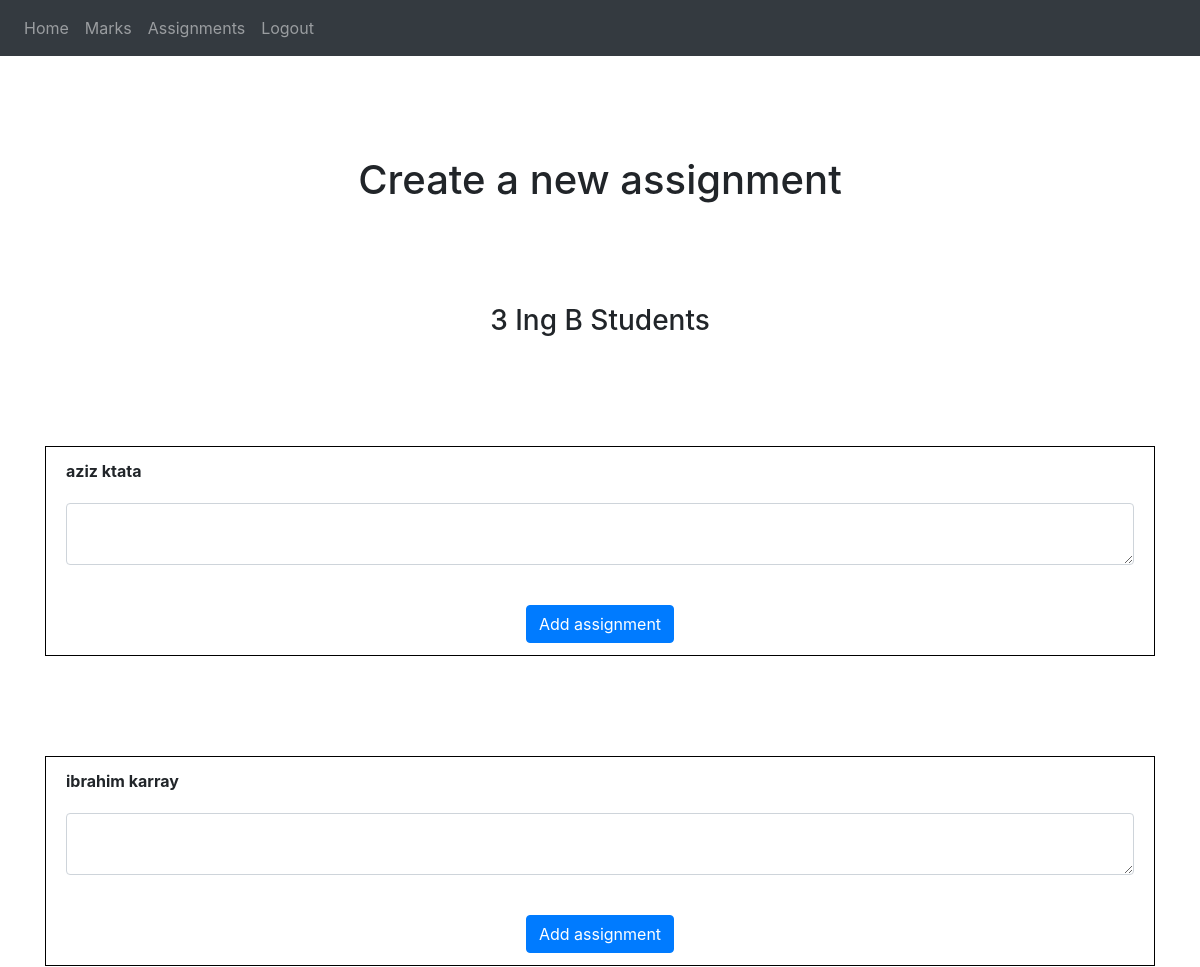
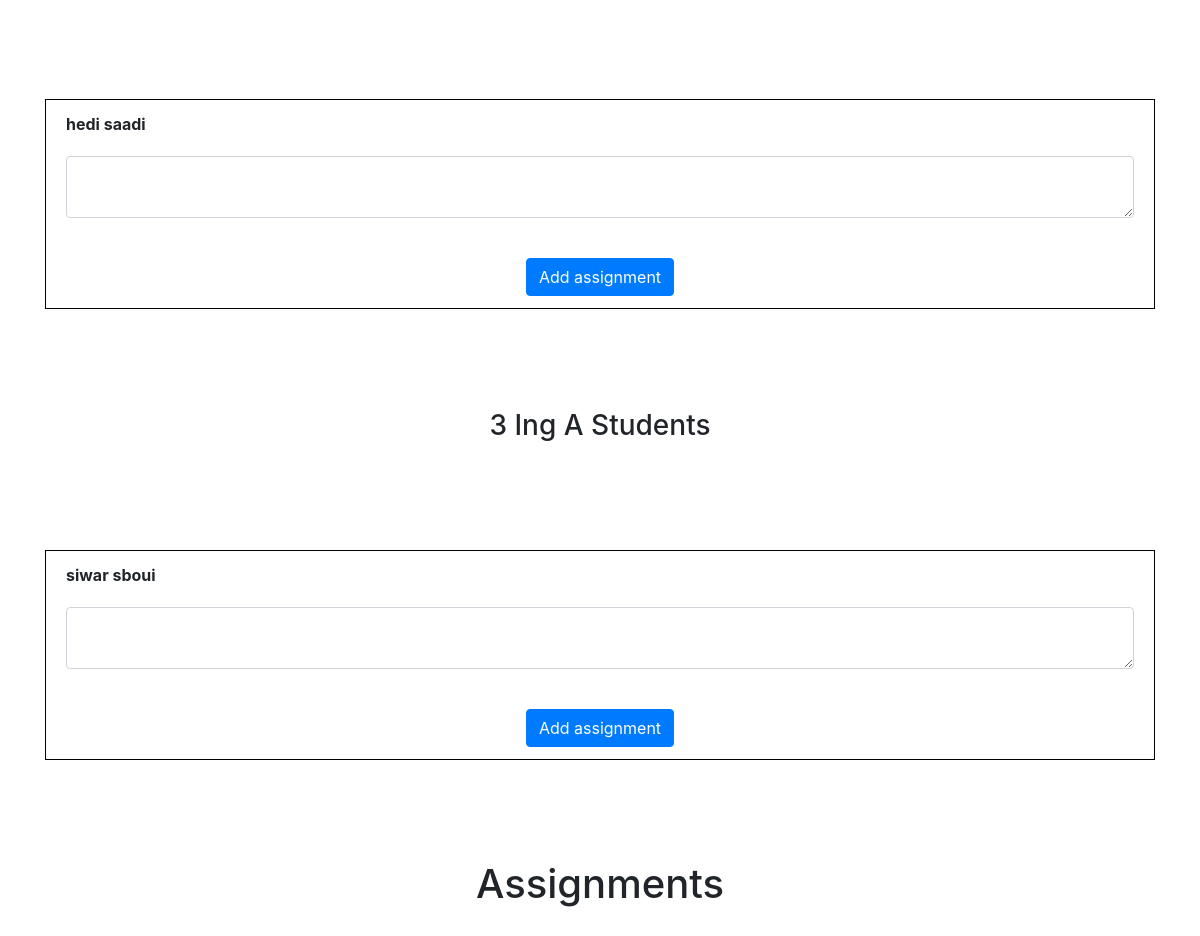
Screenshot of /todo (signed in) with the database file from the repository (2 pictures, top to bottom).
### website/models.py (models this page shows)
class User(db.Model, UserMixin):
    id = db.Column(db.Integer, primary_key=True)
    email = db.Column(db.String(150), unique=True)
    password = db.Column(db.String(150))
    first_name = db.Column(db.String(150))
    last_name = db.Column(db.String(150))
    classe = db.Column(db.String(20))
    userType = db.Column(db.String(20))
    matiere = db.Column(db.String(50))
    notes = db.relationship('Note')
    marks = db.relationship('Mark')
    todo = db.relationship('Todo')

### website/views.py (the view)
@views.route('/todo', methods=['GET'])
@login_required
def todo():
    ingA=User.query.filter_by(classe="3ingA")
    ingB=User.query.filter_by(classe="3ingB")
    todo_list=Todo.query.filter_by(matiere=current_user.matiere)
    for todo in todo_list:
        user = User.query.filter_by(id=todo.user_id).first()
        username=user.first_name+" "+user.last_name
        todo.username=username
    return render_template("todo.html", user=current_user,ingA=ingA,ingB=ingB,todo_list=todo_list)

### website/__init__.py (called while the page is built)
def create_app():
    app = Flask(__name__)
    app.config['SECRET_KEY'] = 'sesamesecretappkey'
    app.config['SQLALCHEMY_DATABASE_URI'] = f'sqlite:///{DB_NAME}'
    db.init_app(app)
    from .views import views
    from .auth import auth
    app.register_blueprint(views, url_prefix='/')
    app.register_blueprint(auth, url_prefix='/')
    from .models import User, Note ,Comment
    create_database(app)
    login_manager = LoginManager()
    login_manager.login_view = 'auth.login'
    login_manager.init_app(app)
    @login_manager.user_loader
    def load_user(id):
        return User.query.get(int(id))
    return app

### website/templates/todo.html (shortened to what this page needs)
{% extends "base.html" %} {% block title %}Home{% endblock %} {% block content
    %}
    <div style="margin-top:100px">
      <h1 align="center">Create a new assignment</h3>
        <h3 align="center" style="margin-top:100px">3 Ing B Students</h3>
     <div style="margin-bottom:100px">
      <ul class="list-group list-group-flush" id="notes">
        {% for etudiant in ingB %}
        <li class="list-group-item" style="margin-top: 100px; border:1px solid black;">
            <span   style="font-weight:bold; font-size:16px">{{etudiant.first_name}} </span>
            <span   style="font-weight:bold; font-size:16px">{{etudiant.last_name}}</span>
            <br/>
            <form method="POST"action="http://127.0.0.1:5000/addTodo/{{user.matiere}}/{{etudiant.id}}">
                <div class="form-group" style="margin-top: 20px">
                  <textarea name="todo" id="todo" class="form-control"></textarea>
                </div>
                <br />
                <div align="center">
                  <button type="submit" class="btn btn-primary">Add assignment</button>
                </div>
              </form>
        </li>
        {% endfor %}
      </ul>
      <h3 align="center" style="margin-top:100px">3 Ing A Students</h3>
      <ul class="list-group list-group-flush" id="notes">
        {% for etudiant in ingA %}
        <li class="list-group-item" style="margin-top: 100px; border:1px solid black;">
            <span   style="font-weight:bold; font-size:16px">{{etudiant.first_name}} </span>
            <span   style="font-weight:bold; font-size:16px">{{etudiant.last_name}}</span>
            <br/>
            <form method="POST" action="http://127.0.0.1:5000/addTodo/{{user.matiere}}/{{etudiant.id}}">
                <div class="form-group" style="margin-top: 20px">
                  <textarea name="todo" id="todo" class="form-control"></textarea>
                </div>
                <br />
                <div align="center">
                  <button type="submit" class="btn btn-primary">Add assignment</button>
                </div>
              </form>
        </li>
        {% endfor %}
      </ul>
    </div>
    <h1 align="center" style="margin-top:100px">Assignments</h1>
    {% endblock %}

### rows the page displays
User: first_name "aziz", last_name "ktata"
User: first_name "ibrahim", last_name "karray"
User: first_name "hedi", last_name "saadi"
User: first_name "siwar", last_name "sboui"
